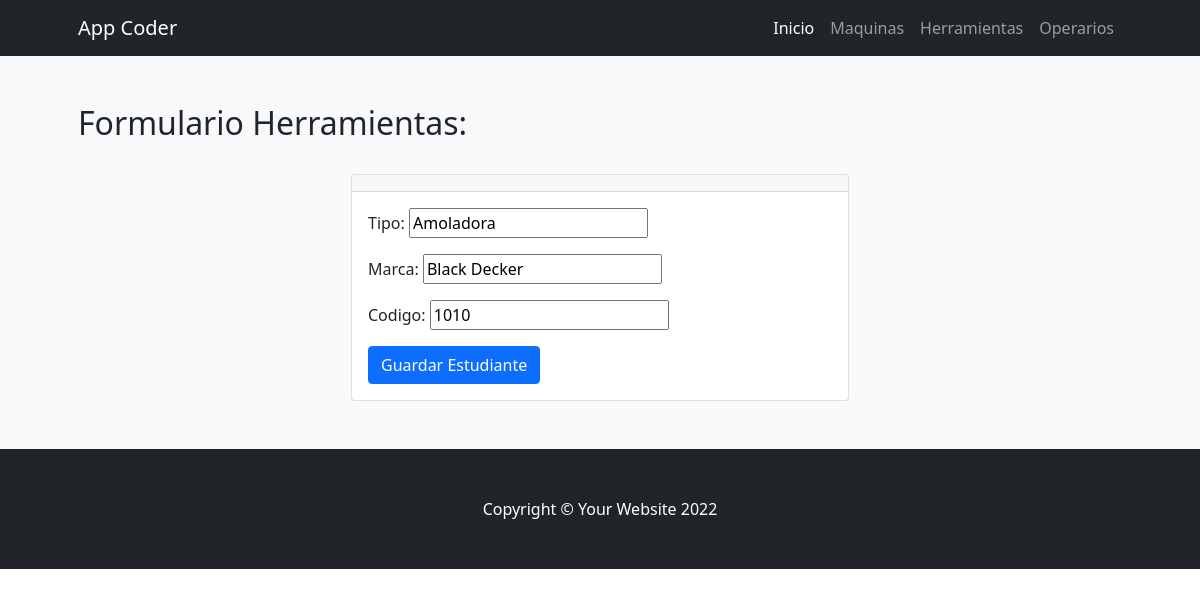
Page /coderapp/editar_herramientas/1 on the committed database.
### ProyectoCoderApp/models.py (models this page shows)
class Herramientas(models.Model):
    codigo = models.IntegerField()
    tipo = models.CharField(max_length=30) # Texto
    marca = models.CharField(max_length=30) # Texto

### ProyectoCoderApp/views.py (the view, shortened to what this page needs)
# urls.py: path('editar_herramientas/<herramientas_id>', editar_herramientas, name="editar_herramientas"),
def editar_herramientas(request,herramientas_id):
    herramientas = Herramientas.objects.get(id = herramientas_id)
    formulario = HerramientaFormulario(initial={"tipo":herramientas.tipo, "marca":herramientas.marca, "codigo": herramientas.codigo})
    return render(request,"ProyectoCoderApp/formulario_herramienta.html",{"form":formulario})

### ProyectoCoderApp/forms.py
class HerramientaFormulario(forms.Form):
    tipo = forms.CharField(max_length=30)
    marca = forms.CharField(max_length=30)
    codigo = forms.IntegerField()

### ProyectoCoderApp/templates/ProyectoCoderApp/formulario_herramienta.html (shortened to what this page needs)
{% extends 'ProyectoCoderApp/base.html' %}
{% load static %}
{% block contenidoPagina %}
<section class="bg-light py-5">
    <div class="container px-5">
        <h2>Formulario Herramientas:</h2>
        <br>
        <div class="row gx-5 justify-content-center">
            <div class="col-lg-6">
                <div class="card">
                    <div class="card-header text-center">
                    </div>
                    <div class="card-body">
                        <form action="" method="post">
                            {{ form.as_p }}
                            <input type="submit" class="btn btn-primary" value="Guardar Estudiante">
                        </form>
                    </div>
                </div>
            </div>
        </div>
    </div>
</section>
{% endblock %}

### rows in the picture
Herramientas: tipo "Amoladora", marca "Black Decker", codigo "1010"
